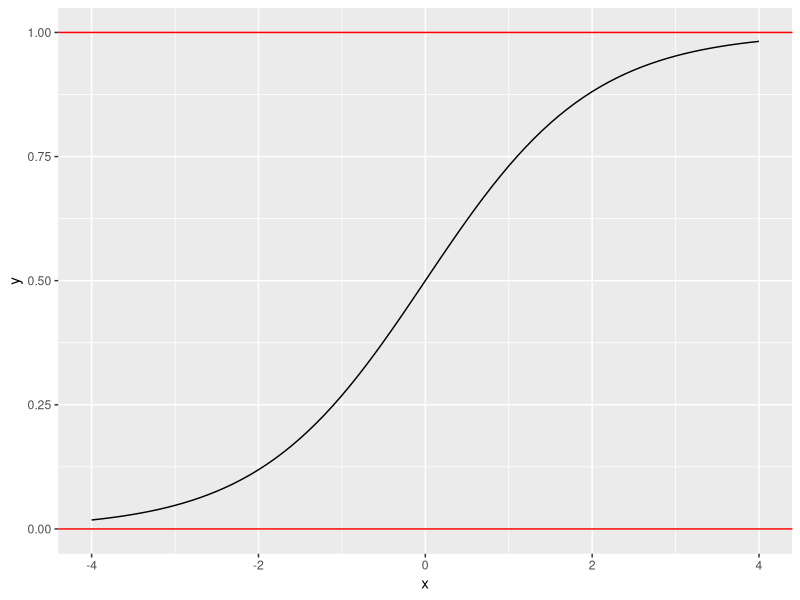

R code for this plot:
## ---- chunk 1
library(tidyverse)
df <- data.frame(x = seq(-4, 4, 0.1))

df |> 
  mutate(y = 1/(1 + exp(-x))) |> 
  ggplot(aes(x = x, y=y))+ 
  geom_line() + 
  geom_hline(yintercept = c( 0, 1.0), 
             color = "red")
